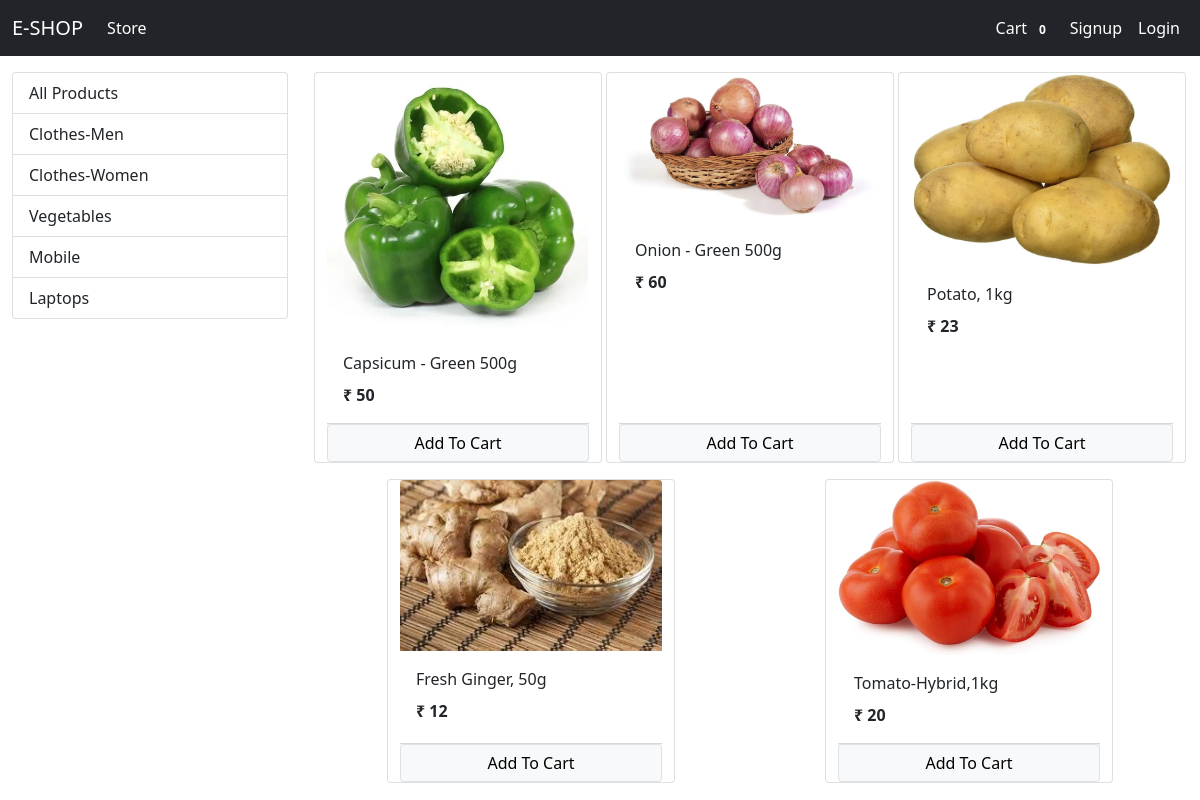
Screenshot of /?category=3 with the database file from the repository.
### store/models/category.py (models this page shows, shortened)
class Category(models.Model):
    name = models.CharField(max_length=20)
    @staticmethod
    def get_all_categories():
        return Category.objects.all()

### store/models/product.py (models this page shows, shortened)
class Product(models.Model):
    name = models.CharField(max_length=50)
    price = models.IntegerField(default=0)
    category = models.ForeignKey(Category,on_delete=models.CASCADE,default=1)
    description = models.CharField(max_length=200, default='',null=True,blank=True)
    image = models.ImageField(upload_to='uploads/products/')
    @staticmethod
    def get_all_product_by_CategoryId(category_id):
        if category_id:
            return Product.objects.filter(category=category_id)
        else:
            return Product.get_all_products()

### store/views/home.py (the view, shortened to what this page needs)
# urls.py: path('', home.Index.as_view(), name='homepage'),
class Index(View):
    def get(self,request):
        cart = request.session.get('cart')
        if not cart:
            request.session['cart'] = {}
        products = None
        categories = Category.get_all_categories()
        categoryID = request.GET.get('category')
        if categoryID:
            products = Product.get_all_product_by_CategoryId(categoryID)
        else:
            products = Product.get_all_products()
        data = {}
        data['products'] = products
        data['categories'] = categories
        print('You are ,', request.session.get('email'))
        return render(request, 'index.html', data)

### store/templatetags/cart.py (called while the page is built)
@register.filter(name='is_in_cart')
def is_in_cart(product,cart):
    keys = cart.keys()
    for id in keys:
        if int(id) == product.id:
            return True
    return False

### store/templatetags/custom_filters.py (called while the page is built)
@register.filter(name='currency')
def currency(number):
    return "₹ " + str(number)

### store/templates/index.html (shortened to what this page needs)
{% extends 'base.html' %}
{% block content %}
{% load cart %}
{% load custom_filters %}
<div class="container-fluid mt-3">
  <div class="row">
      <div class="col-lg-3 mx-auto">
        <div class="list-group">
          <a href="/" class="list-group-item list-group-item-action">All Products</a>
          {% for category in categories %}
          <a href="/?category={{category.id}}" class="list-group-item list-group-item-action">{{category.name}}</a>
          {% endfor %}
        </div>
      </div>
    <div id="products" class="col-lg-9 mx-auto">
      <div class="row mx-auto">
        {% for product in products %}
        <div class="card mx-auto mb-3" id={{product.id}} style="width: 18rem">
          <img src="{{product.image.url}}" class="card-img-top" alt="Card image cap" />
          <div class="card-body">
            <p class="card-title">{{product.name}}</p>
            <p class="card-text"><b>{{product.price|currency}}</b></p>
          </div>
          <div class="card-footer p-0 no-gutters">
          {% if product|is_in_cart:request.session.cart %}
          <div class="row no-gutters">
            <form action="/#{{product.id}}" method="post" class="col-2">
              {% csrf_token %}
              <input hidden type="text" name="product" value="{{product.id}}">
              <input hidden type="text" name="remove" value="True">
              <input type="submit" value=" - " class="btn btn-block btn-secondary">
            </form>
            <div class="text-center col">{{product|cart_quantity:request.session.cart}} In Cart</div>
            <form action="/#{{product.id}}" method="post" class="col-2">
              {% csrf_token %}
              <input hidden type="text" name="product" value="{{product.id}}">
              <input type="submit" value=" + " class="btn btn-block btn-secondary">
            </form>
          </div>
          {% else%}
          <form action="/#{{product.id}}" method="POST" class="btn-block">
            <input type="submit" class="float-right btn-block btn btn-light border form-control" value="Add To Cart">
          </form>
          {%endif%}
        </div>
      </div>
        {% endfor %}
      </div>
    </div>
  </div>
</div>
{% endblock %}

### rows the page displays
Category: name "Clothes-Men"
Category: name "Clothes-Women"
Category: name "Vegetables"
Category: name "Mobile"
Category: name "Laptops"
Product: image (picture), name "Capsicum - Green 500g", price "₹ 50"
Product: image (picture), name "Onion - Green 500g", price "₹ 60"
Product: image (picture), name "Potato, 1kg", price "₹ 23"
Product: image (picture), name "Fresh Ginger, 50g", price "₹ 12"
Product: image (picture), name "Tomato-Hybrid,1kg", price "₹ 20"

### other values shown
{{ request.session.cart.keys|length }} "0"
